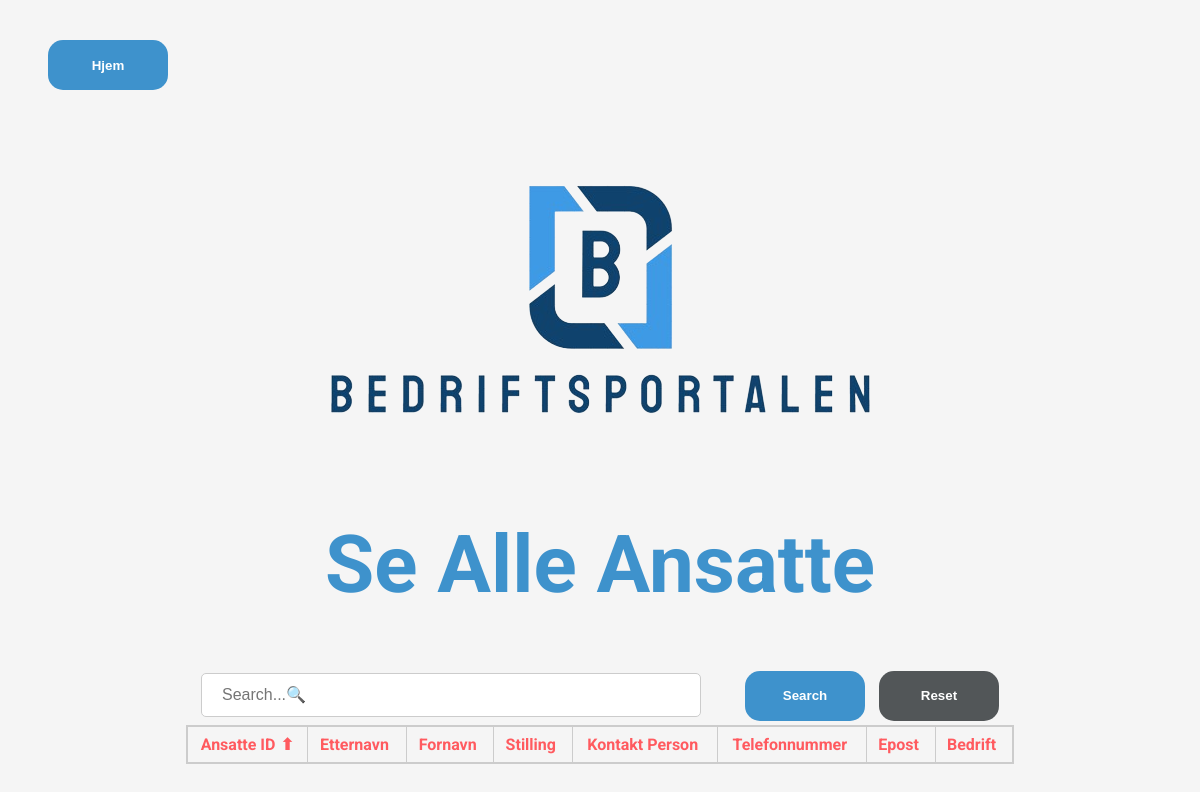
Page /CRUD/alle_ansatte.php on the earlier database version.
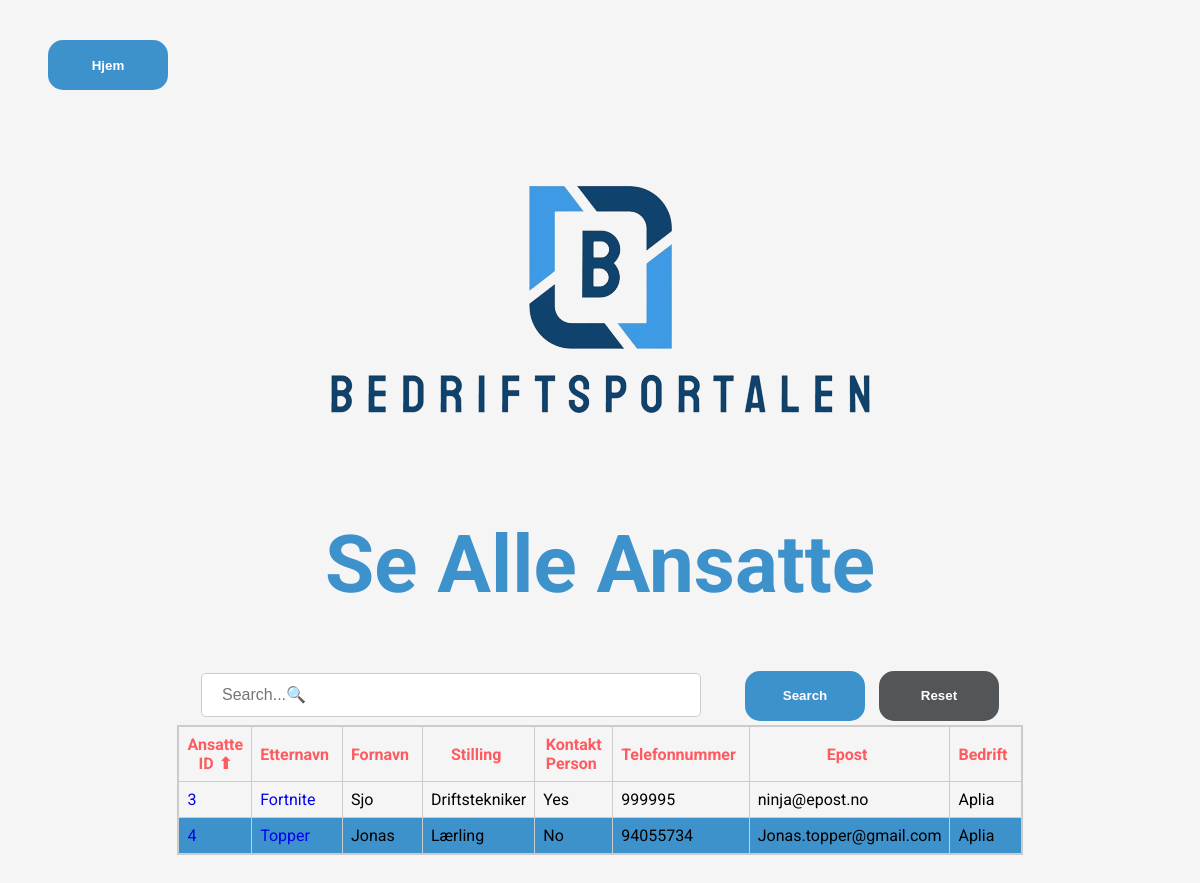
Same page on the later database version.
### tables this page shows
CREATE TABLE `ansatte_tb` (
  `ansatte_id` bigint(20) UNSIGNED NOT NULL,
  `ansatte_etternavn` varchar(30) NOT NULL,
  `ansatte_fornavn` varchar(30) NOT NULL,
  `ansatte_stilling` varchar(40) NOT NULL,
  `ansatte_kontakt_person` tinyint(1) NOT NULL,
  `ansatte_tlf_nr` varchar(15) NOT NULL,
  `ansatte_epost` varchar(250) NOT NULL,
  `ansatte_bedrifts_id` bigint(20) UNSIGNED NOT NULL
);

CREATE TABLE `bedrifter_tb` (
  `bedrift_id` bigint(20) UNSIGNED NOT NULL,
  `bedrift_navn` varchar(45) NOT NULL,
  `bedrift_adresse` varchar(45) NOT NULL,
  `bedrift_org_form` varchar(45) NOT NULL,
  `bedrift_reg_dato` date DEFAULT NULL,
  `bedrift_org_nr` varchar(45) NOT NULL,
  `bedrift_beskrivelse` varchar(250) DEFAULT NULL,
  `bedrift_post_nr` varchar(4) NOT NULL,
  `bedrift_post_sted` varchar(45) NOT NULL
);

### CRUD/alle_ansatte.php (the view, shortened to what this page needs)
<?php
include 'connect.php';
$sql = "SELECT a.*, b.bedrift_navn
        FROM ansatte_tb a
        LEFT JOIN bedrifter_tb b ON a.ansatte_bedrifts_id = b.bedrift_id";
$sort = isset($_GET['sort']) ? $_GET['sort'] : 'ansatte_id';
$order = isset($_GET['order']) && $_GET['order'] == 'desc' ? 'DESC' : 'ASC';
$sql .= " ORDER BY $sort $order";
$result = mysqli_query($conn, $sql);
?>
<!DOCTYPE html>
<html lang="en">
<head>
    <link rel="stylesheet" href="../stylesheets/stylesheet.css">
</head>
<body>
    <a href="../"><button type="button" class="btn">Hjem </button></a>
    <div class="logo-alle_ansatte-con">
        <img class="logo-alle_ansatte" src="../images/logo_no_slogan.png">
    </div>
    <h1>Se Alle Ansatte</h1>
    <div class="ansatte-search-box">
        <form action="alle_ansatte.php" method="GET">
            <input type="text" id="search" name="search" placeholder="Search...🔍">
            <button type="submit" class="btn">Search</button>
            <a href="alle_ansatte.php"><button class="reset-btn">Reset</button></a>
        </form>
    </div>
    <table class="all-view-table">
        <thead>
            <tr class="alle-ansatte">
                <th><a href="?sort=ansatte_id&order=<?php echo $order == 'ASC' ? 'desc' : 'asc'; ?>">Ansatte ID<span class="sort-arrow <?php echo $order == 'ASC' && $sort == 'ansatte_id' ? 'asc' : ($order == 'DESC' && $sort == 'ansatte_id' ? 'desc' : ''); ?>"></span></a></th>
                <th><a href="?sort=ansatte_etternavn&order=<?php echo $order == 'ASC' ? 'desc' : 'asc'; ?>">Etternavn</a></th>
                <th><a href="?sort=ansatte_fornavn&order=<?php echo $order == 'ASC' ? 'desc' : 'asc'; ?>">Fornavn</a></th>
                <th><a href="?sort=ansatte_stilling&order=<?php echo $order == 'ASC' ? 'desc' : 'asc'; ?>">Stilling</a></th>
                <th><a href="?sort=ansatte_kontakt_person&order=<?php echo $order == 'ASC' ? 'desc' : 'asc'; ?>">Kontakt Person</a></th>
                <th><a href="?sort=ansatte_tlf_nr&order=<?php echo $order == 'ASC' ? 'desc' : 'asc'; ?>">Telefonnummer</a></th>
                <th><a href="?sort=ansatte_epost&order=<?php echo $order == 'ASC' ? 'desc' : 'asc'; ?>">Epost</a></th>
                <th><a href="?sort=bedrift_navn&order=<?php echo $order == 'ASC' ? 'desc' : 'asc'; ?>">Bedrift</a></th>
            </tr>
        </thead>
        <tbody>
            <?php while ($row = mysqli_fetch_assoc($result)) : ?>
                <?php $ansattClass = $row['ansatte_kontakt_person'] == 1 ? 'kontakt_person_yes' : 'kontakt_person_no'; ?>
                <tr class="<?php echo $ansattClass; ?>">
                    <td><a href="Detailed-view-ansatte.php?ansatte_id=<?php echo $row['ansatte_id']; ?>"><?php echo $row['ansatte_id']; ?></a></td>
                    <td><a href="Edit-ansatt.php?ansatte_id=<?php echo $row['ansatte_id']; ?>"><?php echo $row['ansatte_etternavn']; ?></a></td>
                    <td><?php echo $row['ansatte_fornavn']; ?></td>
                    <td><?php echo $row['ansatte_stilling']; ?></td>
                    <td><?php echo $row['ansatte_kontakt_person'] ? 'Yes' : 'No'; ?></td>
                    <td><?php echo $row['ansatte_tlf_nr']; ?></td>
                    <td><?php echo $row['ansatte_epost']; ?></td>
                    <td><?php echo $row['bedrift_navn']; ?></td>
                </tr>
        </tbody>
    <?php endwhile; ?>
    </table>
</body>
</html>

Differences in the rows shown:
added ansatte_tb: ansatte_id "3", ansatte_etternavn "Fortnite", ansatte_fornavn "Sjo", ansatte_stilling "Driftstekniker", ansatte_kontakt_person "Yes", ansatte_tlf_nr "999995", ansatte_epost "ninja@epost.no", ansatte_bedrifts.bedrift_navn "Aplia"
added ansatte_tb: ansatte_id "4", ansatte_etternavn "Topper", ansatte_fornavn "Jonas", ansatte_stilling "Lærling", ansatte_kontakt_person "No", ansatte_tlf_nr "94055734", ansatte_epost "Jonas.topper@gmail.com", ansatte_bedrifts.bedrift_navn "Aplia"
